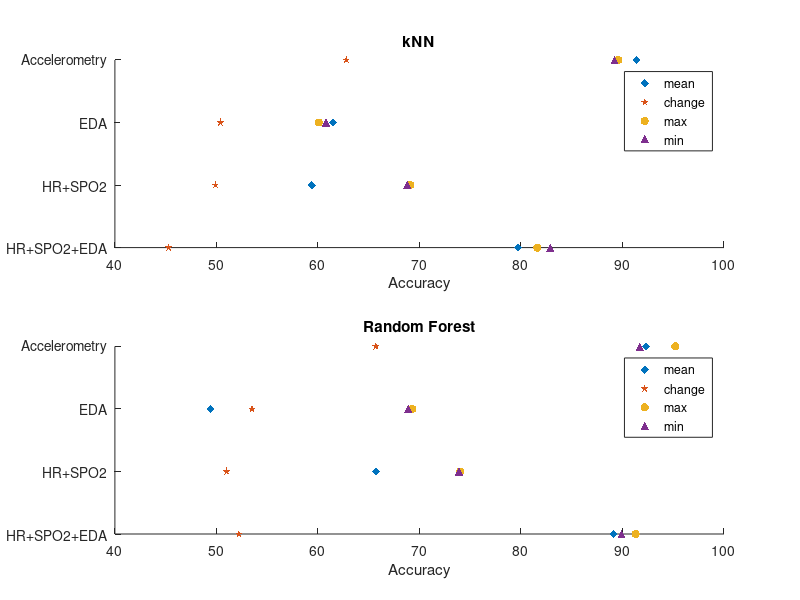

Here is the MATLAB script that generated this plot:
clear; clc; close all
x = [1 2 3 4];

knn = [
    79.70	59.40	61.50	91.40
    45.30	49.90	50.40	62.80
    81.60	69.10	60.10	89.60
    82.90	68.80	60.80	89.20];
subplot(211)
scatter(knn(1, :),x, 'd', 'filled'); hold on
scatter(knn(2, :),x, 'p', 'filled'); 
scatter(knn(3, :),x, 'o', 'filled');
scatter(knn(4, :),x, '^', 'filled');
set(gca, 'ytick', x)
set(gca,'YTickLabel',{'HR+SPO2+EDA','HR+SPO2','EDA','Accelerometry'});
legend('mean', 'change', 'max', 'min')
xlabel('Accuracy')
title('kNN');

subplot(212)
rf = [
    89.10	65.70	49.40	92.30
    52.20	51.00	53.50	65.70
    91.30	74.00	69.30	95.20
    89.90	73.90	68.90	91.70];
scatter(rf(1, :),x, 'd', 'filled'); hold on
scatter(rf(2, :),x, 'p', 'filled'); 
scatter(rf(3, :),x, 'o', 'filled');
scatter(rf(4, :),x, '^', 'filled');
set(gca, 'ytick', x)
set(gca,'YTickLabel',{'HR+SPO2+EDA','HR+SPO2','EDA','Accelerometry'})
legend('mean', 'change', 'max', 'min')
xlabel('Accuracy')
title('Random Forest');